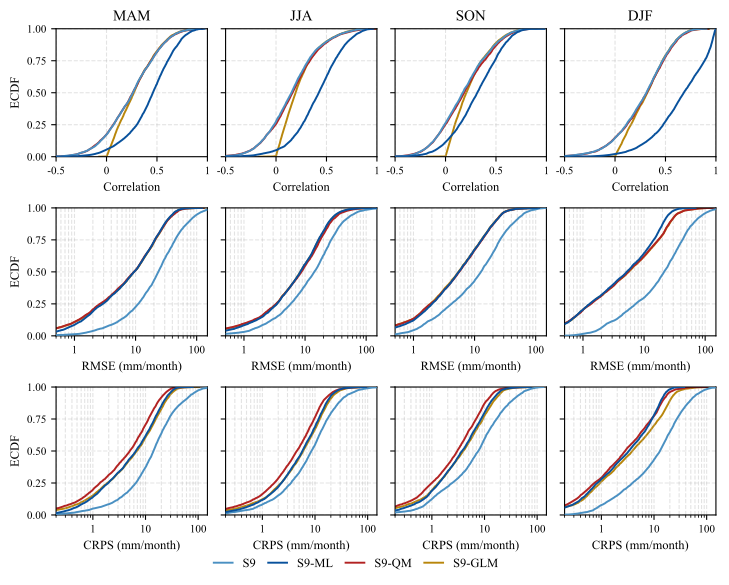

Write Python code to recreate this figure.
#%% # import libraries
import pandas as pd
import numpy as np
import matplotlib.pyplot as plt
from pathlib import Path

#%% # Automatically identify the project root directory

current_dir = Path(__file__).resolve().parent

PROJECT_ROOT = next(
    (
        parent for parent in [current_dir, *current_dir.parents]
        if all(
            (parent / folder).is_dir()
            for folder in ["raw_data", "model", "assessment", "visualization"]
        )
    ),
    None
)

if PROJECT_ROOT is None:
    raise FileNotFoundError("Project root directory not found.")

path_data = PROJECT_ROOT / "visualization" / "fig09"
path_fig = path_data

init_months = [2, 5, 8, 11]

lead_times = [1, 2, 3]

season_labels = {
    2: "MAM",
    5: "JJA",
    8: "SON",
    11: "DJF"
}

metrics = ["r", "RMSE", "CRPS"]

metric_axis_labels = {
    "r": "Correlation",
    "RMSE": "RMSE (mm/month)",
    "CRPS": "CRPS (mm/month)",
}

# Load dataframes

dfs_season = {
    "dm": {},
    "ml": {},
    "qm": {},
    "glm": {}
}

dfs_crps = {
    "dm": {},
    "ml": {},
    "qm": {},
    "glm": {}
}

#%% # Load deterministic and probabilistic metrics for each initialization month and lead time

for im in init_months:

    for lt in lead_times:

        # Deterministic metrics
        dfs_season["dm"][(im, lt)] = pd.read_csv(
            path_data / "s9_ml_all_data_metrics" /
            f"s9_all_data_im{im}_lt{lt}_deterministic_metrics.csv"
        )

        dfs_season["ml"][(im, lt)] = pd.read_csv(
            path_data / "s9_ml_all_data_metrics" /
            f"ml_all_data_im{im}_lt{lt}_deterministic_metrics.csv"
        )

        dfs_season["qm"][(im, lt)] = pd.read_csv(
            path_data / "qm_glm_all_data_metrics" /
            f"qm_all_data_im{im}_lt{lt}_deterministic_metrics.csv"
        )

        dfs_season["glm"][(im, lt)] = pd.read_csv(
            path_data / "qm_glm_all_data_metrics" /
            f"glm_all_data_im{im}_lt{lt}_deterministic_metrics.csv"
        )

        # CRPS
        dfs_crps["dm"][(im, lt)] = pd.read_csv(
            path_data / "s9_ml_all_data_metrics" /
            f"s9_all_data_im{im}_lt{lt}_crps.csv"
        )

        dfs_crps["ml"][(im, lt)] = pd.read_csv(
            path_data / "s9_ml_all_data_metrics" /
            f"ml_all_data_im{im}_lt{lt}_crps.csv"
        )

        dfs_crps["qm"][(im, lt)] = pd.read_csv(
            path_data / "qm_glm_all_data_metrics" /
            f"qm_all_data_im{im}_lt{lt}_crps.csv"
        )

        dfs_crps["glm"][(im, lt)] = pd.read_csv(
            path_data / "qm_glm_all_data_metrics" /
            f"glm_all_data_im{im}_lt{lt}_crps.csv"
        )


#%% # filter outliers
# RMSE
for key, df in dfs_season["glm"].items():

    dfs_season["glm"][key] = (
        df[df["RMSE"] <= 150]
        .copy()
    )

# CRPS
for key, df in dfs_crps["glm"].items():

    dfs_crps["glm"][key] = (
        df[df["CRPS"] <= 150]
        .copy()
    )

#%% # configuration

plt.rcParams.update({
    "font.family": "Times New Roman",
    "font.size": 9
})

# Plotting order
zorders = {
    "ml": 4,
    "dm": 3,
    "qm": 2,
    "glm": 1
}


color_dm = "#4A90C2"
color_ml = "#08519C"

color_qm  = "#B22222"
color_glm = "#B8860B"

model_info = [
    ("dm",  color_dm,  "S9"),
    ("ml",  color_ml,  "S9-ML"),
    ("qm",  color_qm,  "S9-QM"),
    ("glm", color_glm, "S9-GLM")
]


# ==========================================================
# FIGURE - PER SEASON MODEL
# Metrics: r, RMSE, CRPS
# ==========================================================

from scipy.interpolate import PchipInterpolator


def plot_ecdf(ax, values, color, label, zorder, logx=False):

    values = np.asarray(values)

    values = values[np.isfinite(values)]

    if logx:
        values = values[values > 0]

    if len(values) < 2:
        return

    x = np.sort(values)
    y = np.arange(1, len(x) + 1) / len(x)

    ax.plot(
        x,
        y,
        color=color,
        linewidth=1.4,
        label=label,
        zorder=zorder
    )


# ----------------------------------------------------------
# Figure
# ----------------------------------------------------------

fig, axes = plt.subplots(
    nrows=len(metrics),
    ncols=len(init_months),
    figsize=(7.5, 6.0),
    sharey=True
)


# ----------------------------------------------------------
# Axis configuration
# ----------------------------------------------------------

xlims = {
    "r": (-0.5, 1.0),
    "RMSE": (0.5, 150),
    "CRPS": (0.2, 150)
}

xticks = {
    "r": [-0.5, 0, 0.5, 1],
    "RMSE": [1, 10, 100],
    "CRPS": [1, 10, 100]
}

for row, metric in enumerate(metrics):

    for col in range(len(init_months)):

        ax = axes[row, col]

        ax.set_xlim(xlims[metric])
        ax.set_ylim(0, 1)

        if metric in ["RMSE", "CRPS"]:

            ax.set_xscale("log")
            ax.set_xticks(xticks[metric])
            ax.xaxis.set_major_formatter(plt.ScalarFormatter())

        else:

            ax.set_xticks(xticks[metric])

        ax.set_xlabel(metric_axis_labels[metric])

        ax.grid(
            True,
            linestyle="--",
            alpha=0.35,
            which="both"
        )

        ax.tick_params(
            axis="both",
            labelsize=8
        )

        if col != 0:

            ax.tick_params(
                axis="y",
                labelleft=False
            )

        if metric == "r":

            ax.set_xticklabels(
                ['-0.5', '0', '0.5', '1'],
                fontsize=8
            )


# ----------------------------------------------------------
# Plot
# ----------------------------------------------------------

for row, metric in enumerate(metrics):

    for col, im in enumerate(init_months):

        ax = axes[row, col]

        for model_key, color, label in model_info:

            values = []

            for lt in lead_times:

                if metric == "CRPS":

                    values.extend(
                        dfs_crps[model_key][(im, lt)]["CRPS"]
                        .dropna()
                        .values
                    )

                else:

                    values.extend(
                        dfs_season[model_key][(im, lt)][metric]
                        .dropna()
                        .values
                    )

            plot_ecdf(
                ax,
                values,
                color,
                label,
                zorder=zorders[model_key],
                logx=(metric in ["RMSE", "CRPS"])
            )

        if row == 0:
            ax.set_title(season_labels[im])


# ----------------------------------------------------------
# Y labels
# ----------------------------------------------------------

for row, metric in enumerate(metrics):

    axes[row, 0].set_ylabel(
        f"ECDF"
    )

# ----------------------------------------------------------
# Y ticks
# ----------------------------------------------------------

for row in range(len(metrics)):

    axes[row, 0].set_yticks(
        [0, 0.25, 0.50, 0.75, 1.00]
    )

# ----------------------------------------------------------
# Legend
# ----------------------------------------------------------

handles, labels = axes[0, 0].get_legend_handles_labels()

fig.legend(
    handles,
    labels,
    loc="lower center",
    bbox_to_anchor=(0.5, 0.01),
    ncol=4,
    frameon=False,
    handlelength=1.5,
    columnspacing=1.0
)


# ----------------------------------------------------------
# Layout
# ----------------------------------------------------------

plt.subplots_adjust(
    left=0.10,
    right=0.98,
    top=0.93,
    bottom=0.12,
    wspace=0.12,
    hspace=0.40
)

# ----------------------------------------------------------
# Save
# ----------------------------------------------------------

plt.savefig(
    path_fig / "fig09.pdf",
    dpi=900,
    bbox_inches="tight"
)
plt.show()

#%%
